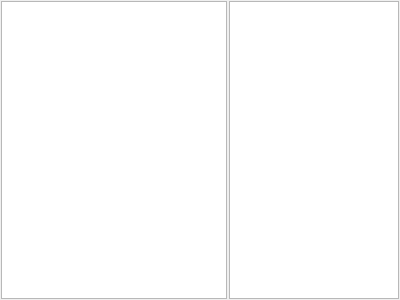
<?xml version="1.0" encoding="UTF-8"?>
<ui version="4.0">
 <class>IRCChannelView</class>
 <widget class="QWidget" name="IRCChannelView">
  <property name="geometry">
   <rect>
    <x>0</x>
    <y>0</y>
    <width>400</width>
    <height>300</height>
   </rect>
  </property>
  <property name="windowTitle">
   <string>Form</string>
  </property>
  <layout class="QHBoxLayout" name="horizontalLayout">
   <property name="spacing">
    <number>2</number>
   </property>
   <property name="margin">
    <number>1</number>
   </property>
   <item>
    <widget class="QTextEdit" name="chatTextEdit">
     <property name="readOnly">
      <bool>true</bool>
     </property>
    </widget>
   </item>
   <item>
    <widget class="QListView" name="usersListView">
     <property name="maximumSize">
      <size>
       <width>200</width>
       <height>16777215</height>
      </size>
     </property>
    </widget>
   </item>
  </layout>
 </widget>
 <resources/>
 <connections/>
</ui>
